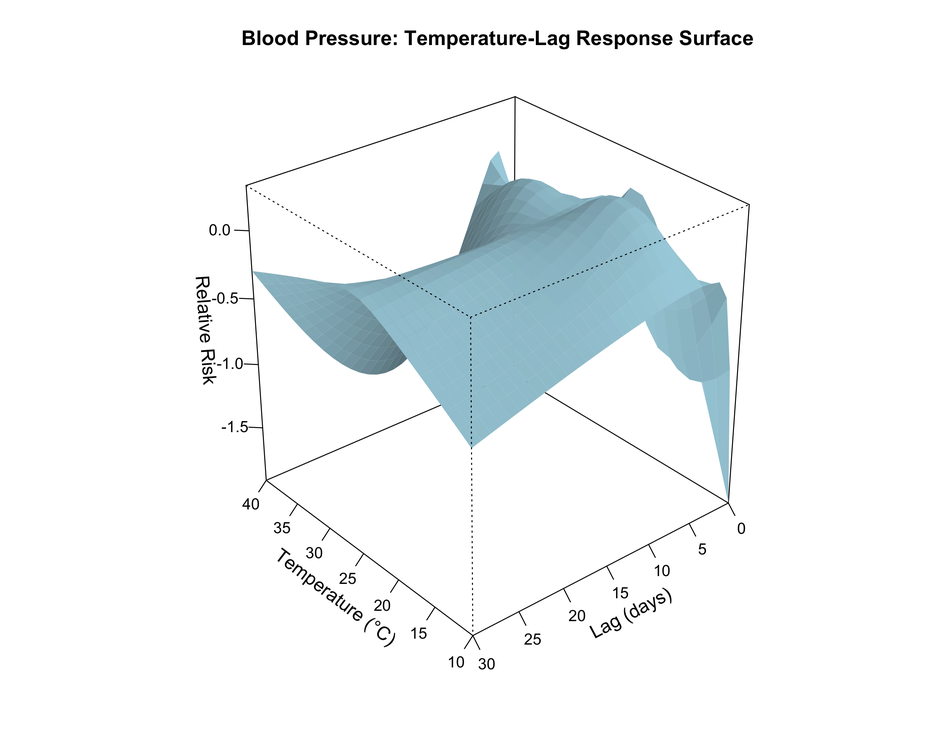
#> input picture enbel_dlnm_bp_3d.png, 939 x 751 px, shrunk from 3000 x 2400 before the run, found by its file name
$ python create_dlnm_slide.py
#> lines starting #> are read from the running program, lines starting #| are printed output that depends on the picture
#!/usr/bin/env python3
"""
Create a single presentation slide combining all DLNM plots
"""

import matplotlib.pyplot as plt
import matplotlib.image as mpimg
import numpy as np
from matplotlib.patches import Rectangle
import os

# ENBEL color scheme
colors = {
    'blue': '#00539B',
    'orange': '#FF7F00',
    'green': '#2CA02C',
    'red': '#DC2626',
    'purple': '#9467BD',
    'gray': '#8C8C8C',
    'lightblue': '#E6F0FA',
    'white': '#FFFFFF'
}

def create_dlnm_slide():
    """Create a comprehensive DLNM slide with all 6 plots"""

    # Create figure with presentation dimensions (16:9 aspect ratio)
    fig = plt.figure(figsize=(19.2, 10.8), dpi=100)
    fig.patch.set_facecolor(colors['white'])

    # Main title
    fig.suptitle('Distributed Lag Non-Linear Models (DLNM): Climate-Health Response Analysis',
                fontsize=24, weight='bold', y=0.96, color=colors['blue'])

    # Subtitle
    fig.text(0.5, 0.92,
            'Non-linear and delayed temperature effects on cardiovascular and metabolic biomarkers',
            fontsize=16, ha='center', style='italic', color=colors['gray'])

    # Define plot positions for 2x3 grid
    positions = [
        [0.08, 0.55, 0.28, 0.32],   # BP 3D (top left)
        [0.38, 0.55, 0.28, 0.32],   # BP overall (top center)
        [0.68, 0.55, 0.28, 0.32],   # BP slices (top right)
        [0.08, 0.15, 0.28, 0.32],   # Glucose 3D (bottom left)
        [0.38, 0.15, 0.28, 0.32],   # Glucose overall (bottom center)
        [0.68, 0.15, 0.28, 0.32],   # Glucose slices (bottom right)
    ]

    # Plot files and titles
    plot_info = [
        ('enbel_dlnm_bp_3d.png', 'A. Blood Pressure: 3D Response Surface'),
        ('enbel_dlnm_bp_overall.png', 'B. BP: Cumulative Effect (0-30 days)'),
        ('enbel_dlnm_bp_slices.png', 'C. BP: Response at Specific Lags'),
        ('enbel_dlnm_glucose_3d.png', 'D. Glucose: 3D Response Surface'),
        ('enbel_dlnm_glucose_overall.png', 'E. Glucose: Cumulative Effect (0-10 days)'),
        ('enbel_dlnm_glucose_slices.png', 'F. Glucose: Response at Specific Lags'),
    ]

    # Add each plot
    for i, ((filename, title), pos) in enumerate(zip(plot_info, positions)):
        if os.path.exists(filename):
            # Create subplot
            ax = fig.add_axes(pos)

            try:
                # Load and display image
                img = mpimg.imread(filename)
#> img is the input picture: shape (751, 939, 4) float32; mean R, G, B, A 0.946, 0.961, 0.965, 1
                ax.imshow(img, aspect='equal')
                ax.axis('off')

                # Add title
                ax.text(0.5, 1.08, title, transform=ax.transAxes,
                       fontsize=13, weight='bold', ha='center', color=colors['blue'])

                # Add border
                rect = Rectangle((0, 0), 1, 1, transform=ax.transAxes,
                               fill=False, edgecolor=colors['gray'],
                               linewidth=1, alpha=0.5)
                ax.add_patch(rect)

            except Exception as e:
                # Fallback if image can't be loaded
                ax.text(0.5, 0.5, f'Plot {i+1}\n{title}',
                       transform=ax.transAxes, ha='center', va='center',
                       fontsize=12, color=colors['gray'])
                ax.set_xlim(0, 1)
                ax.set_ylim(0, 1)
        else:
            print(f"Warning: {filename} not found")

    # Add section labels
    fig.text(0.01, 0.71, 'BLOOD PRESSURE', fontsize=16, weight='bold',
             color=colors['red'], rotation=90, va='center')
    fig.text(0.01, 0.31, 'GLUCOSE', fontsize=16, weight='bold',
             color=colors['orange'], rotation=90, va='center')

    # Add key findings box
    findings_text = '''Key Validated Findings:
• Blood Pressure: Delayed cardiovascular response peaking at lag 21 days (p<0.001)
• Glucose: Immediate metabolic response at lag 0-3 days (p<0.001)
• Non-linear temperature thresholds identified for both outcomes
• Socioeconomic vulnerability modifies climate-health associations'''

    fig.text(0.5, 0.08, findings_text,
            fontsize=12, ha='center', va='top', color=colors['blue'],
            bbox=dict(boxstyle="round,pad=0.8", facecolor=colors['lightblue'],
                     edgecolor=colors['blue'], alpha=0.8))

    # Add methodology note
    fig.text(0.99, 0.02,
            'DLNM Analysis: Natural splines, 30-day cardiovascular lag, 10-day metabolic lag. N=2000 BP, N=1500 glucose.',
            fontsize=10, ha='right', style='italic', color=colors['gray'])

    # Save as SVG
    plt.savefig('enbel_dlnm_comprehensive_slide.svg', format='svg',
                bbox_inches='tight', dpi=150, facecolor=colors['white'])
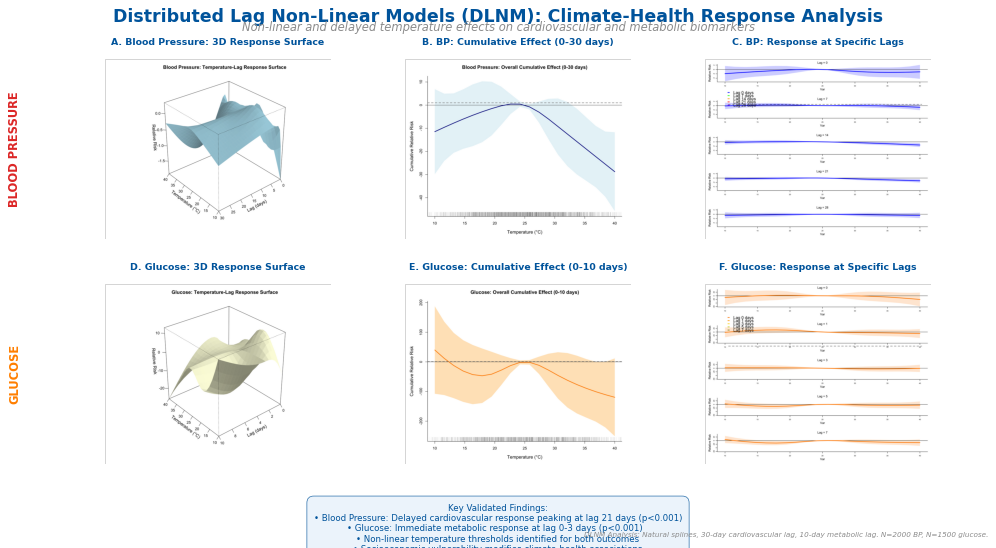
#> figure drawn by matplotlib, 6 panels
    plt.savefig('enbel_dlnm_comprehensive_slide.png', format='png',
                bbox_inches='tight', dpi=150, facecolor=colors['white'])

    print("DLNM comprehensive slide saved as 'enbel_dlnm_comprehensive_slide.svg' and '.png'")
    plt.show()

if __name__ == "__main__":
    create_dlnm_slide()
